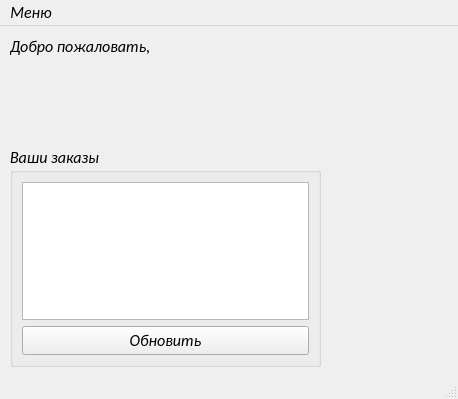
<?xml version="1.0" encoding="UTF-8"?>
<ui version="4.0">
 <class>MainForm</class>
 <widget class="QMainWindow" name="MainForm">
  <property name="geometry">
   <rect>
    <x>0</x>
    <y>0</y>
    <width>458</width>
    <height>399</height>
   </rect>
  </property>
  <property name="font">
   <font>
    <family>Calibri</family>
    <pointsize>12</pointsize>
    <italic>true</italic>
   </font>
  </property>
  <property name="windowTitle">
   <string>MainWindow</string>
  </property>
  <widget class="QWidget" name="centralwidget">
   <widget class="QLabel" name="label">
    <property name="geometry">
     <rect>
      <x>10</x>
      <y>10</y>
      <width>411</width>
      <height>20</height>
     </rect>
    </property>
    <property name="text">
     <string>Добро пожаловать, </string>
    </property>
   </widget>
   <widget class="QGroupBox" name="groupBox">
    <property name="geometry">
     <rect>
      <x>10</x>
      <y>120</y>
      <width>311</width>
      <height>221</height>
     </rect>
    </property>
    <property name="title">
     <string>Ваши заказы</string>
    </property>
    <layout class="QVBoxLayout" name="verticalLayout">
     <item>
      <widget class="QListView" name="listView"/>
     </item>
     <item>
      <widget class="QPushButton" name="pushButton">
       <property name="text">
        <string>Обновить</string>
       </property>
      </widget>
     </item>
    </layout>
   </widget>
  </widget>
  <widget class="QMenuBar" name="menubar">
   <property name="geometry">
    <rect>
     <x>0</x>
     <y>0</y>
     <width>458</width>
     <height>25</height>
    </rect>
   </property>
   <widget class="QMenu" name="menu">
    <property name="title">
     <string>Меню</string>
    </property>
    <addaction name="action"/>
   </widget>
   <addaction name="menu"/>
  </widget>
  <widget class="QStatusBar" name="statusbar"/>
  <action name="action">
   <property name="text">
    <string>Справка</string>
   </property>
  </action>
 </widget>
 <resources/>
 <connections/>
</ui>
